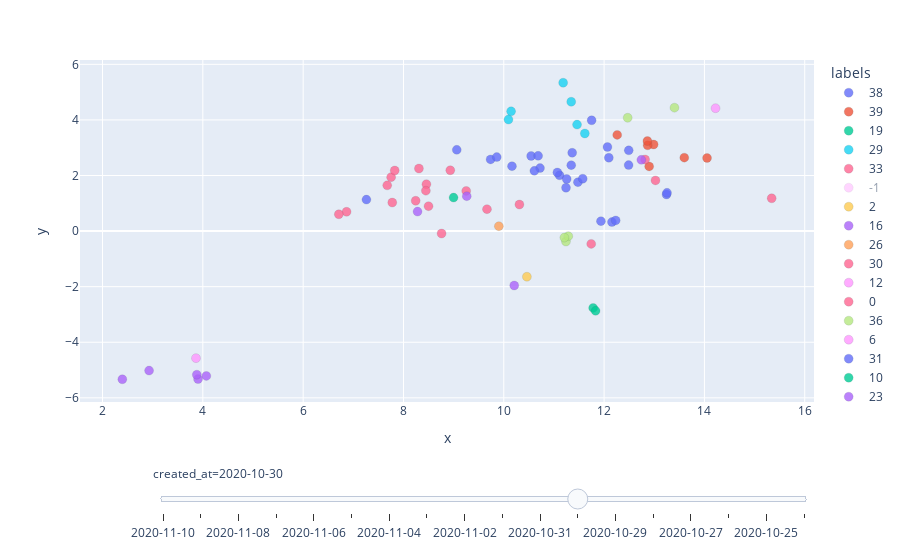

The cell this chart's notebook holds for it:
### Code cell
res.labels=res.labels.apply(str)
top_6_words_per_topic.index = top_6_words_per_topic.reset_index().Topic.apply(str)
_res = pd.merge(res,top_6_words_per_topic.reset_index(),left_on="labels",right_on="Topic")

#import textwrap

#_res["Summary"]=_res["Summary"].apply(
#    lambda t: "<br>".join(textwrap.wrap(t))
#)
scatter_plot(_res,animation_frame="created_at",hover_data=["created_at","top_n_words"])

### Figure 1 — Plotly figure (JSON) as saved in the notebook; plotly's stock layout.template omitted (floating-point values rounded to 4 significant figures)
{"data": [{"customdata": [["2020-10-30", "patienten | cdu | schulen | merz | maßnahmen | covid 19 | virus"], ["2020-10-30", "patienten | cdu | schulen | merz | maßnahmen | covid 19 | virus"], ["2020-10-30", "patienten | cdu | schulen | merz | maßnahmen | covid 19 | virus"], ["2020-10-30", "patienten | cdu | schulen | merz | maßnahmen | covid 19 | virus"], ["2020-10-30", "patienten | cdu | schulen | merz | maßnahmen | covid 19 | virus"], ["2020-10-30", "patienten | cdu | schulen | merz | maßnahmen | covid 19 | virus"], ["2020-10-30", "patienten | cdu | schulen | merz | maßnahmen | covid 19 | virus"], ["2020-10-30", "patienten | cdu | schulen | merz | maßnahmen | covid 19 | virus"], ["2020-10-30", "patienten | cdu | schulen | merz | maßnahmen | covid 19 | virus"], ["2020-10-30", "patienten | cdu | schulen | merz | maßnahmen | covid 19 | virus"], ["2020-10-30", "patienten | cdu | schulen | merz | maßnahmen | covid 19 | virus"], ["2020-10-30", "patienten | cdu | schulen | merz | maßnahmen | covid 19 | virus"], ["2020-10-30", "patienten | cdu | schulen | merz | maßnahmen | covid 19 | virus"], ["2020-10-30", "patienten | cdu | schulen | merz | maßnahmen | covid 19 | virus"], ["2020-10-30", "patienten | cdu | schulen | merz | maßnahmen | covid 19 | virus"], ["2020-10-30", "patienten | cdu | schulen | merz | maßnahmen | covid 19 | virus"], ["2020-10-30", "patienten | cdu | schulen | merz | maßnahmen | covid 19 | virus"], ["2020-10-30", "patienten | cdu | schulen | merz | maßnahmen | covid 19 | virus"], ["2020-10-30", "patienten | cdu | schulen | merz | maßnahmen | covid 19 | virus"], ["2020-10-30", "patienten | cdu | schulen | merz | maßnahmen | covid 19 | virus"], ["2020-10-30", "patienten | cdu | schulen | merz | maßnahmen | covid 19 | virus"], ["2020-10-30", "patienten | cdu | schulen | merz | maßnahmen | covid 19 | virus"], ["2020-10-30", "patienten | cdu | schulen | merz | maßnahmen | covid 19 | virus"], ["2020-10-30", "patienten | cdu | schulen | merz | maßnahmen | covid 19 | virus"], ["2020-10-30", "patienten | cdu | schulen | merz | maßnahmen | covid 19 | virus"], ["2020-10-30", "patienten | cdu | schulen | merz | maßnahmen | covid 19 | virus"]], "hovertemplate": "<b>%{hovertext}</b><br><br>labels=38<br>created_at=%{customdata[0]}<br>x=%{x}<br>y=%{y}<br>top_n_words=%{customdata[1]}<extra></extra>", "hovertext": ["Neue „Superkraft“ von Bärtierchen entdeckt", "Symptome: Corona oder Grippe? So erkennen Sie die Unterschiede", "Inzidenz, R-Wert, Intensivbetten: Auf der Suche nach der Lockdown-Formel", "Slowakei: Alle Bürger testen – das einzigartige Corona-Experiment", "Syrien: „Zurückgeführten Personen drohen vielfältige Sicherheitsrisiken“", "Robert Habeck: „Die Union hat kein Abo aufs Kanzleramt“", "Beamter bei der EU – die Chancen auf diesen Traumjob steigen", "Zweiter Lockdown: Wenig Einigkeit bei Corona-Maßnahmen unter den Bundesländern", "Landtagssondersitzung zu Corona: Laschet ruft zu Verzicht auf", "Coronavirus: Sechsmal mehr Kinder und Jugendliche mit Corona infiziert", "Corona, Markus Söder: Die zweite Welle ist schlimmer als zuvor", "36 Corona-Infizierte: Ausbruch in norddeutscher Seniorenwohnanlage", "Deutsche Konjunktur: Warum das historisches Wachstum ein Alarmsignal ist", "Was Gaulands Schiller-Zitat bedeutet", "CDU-Parteitag: Kramp-Karrenbauer weist Merz' Kritik ab", "Militanter Protest?: Polizei stellt sich nach verschärften Corona-Maßnahmen auf weitere Straftaten ein", "Islam: Wir brauchen eine deutsche Imam-Ausbildung", "Corona-Pandemie: Prognos-Szenario sieht deutsche Wirtschaft erst 2023 auf Vorkrisenniveau", "Corona in Hamburg: Diese Maßnahmen gelten, Höchstwert bei Infektionen", "Talkshow „Maybrit Illner“: „Es gibt nur blöde Wege. Wir müssen den finden, der am wenigsten weh tut“", "Morde von Nizza: Stoppen wir den politischen Islam!", "Corona-Maßnahmen: Politiker sollten sich nicht wie Erziehungsberechtigte aufführen", "Europa-Büro der WHO warnt vor negativen Folgen kompletter Lockdowns ", "Christoph Möllers zu Corona: „Ohne Regelbruch keine Freiheit“", "Feinstaub, Imfpungen, Milchkonsum: Was ist die Ursache von Autismus?", "Corona und Halloween-Partys: Armin Laschet rät eindringlich zum Verzicht"], "legendgroup": "38", "marker": {"color": "#636efa", "line": {"color": "DarkSlateGrey", "width": 0.15}, "opacity": 0.8, "size": 9, "symbol": "circle"}, "mode": "markers", "name": "38", "orientation": "v", "showlegend": true, "type": "scatter", "x": [9.062, 9.737, 10.72, 10.55, 12.49, 13.24, 11.94, 11.48, 11.11, 9.86, 11.07, 10.69, 12.16, 12.49, 13.25, 11.75, 12.09, 12.23, 11.24, 10.61, 12.07, 11.34, 10.16, 11.57, 11.36, 11.25], "xaxis": "x", "y": [2.924, 2.579, 2.267, 2.703, 2.905, 1.317, 0.3573, 1.76, 2.007, 2.663, 2.109, 2.708, 0.3249, 2.374, 1.377, 3.987, 2.639, 0.3831, 1.56, 2.167, 3.025, 2.373, 2.335, 1.885, 2.818, 1.875], "yaxis": "y"}, {"customdata": [["2020-10-30", "demokraten | trumps | republikaner | erdogan | präsidenten | joe | türkei"], ["2020-10-30", "demokraten | trumps | republikaner | erdogan | präsidenten | joe | türkei"], ["2020-10-30", "demokraten | trumps | republikaner | erdogan | präsidenten | joe | türkei"], ["2020-10-30", "demokraten | trumps | republikaner | erdogan | präsidenten | joe | türkei"], ["2020-10-30", "demokraten | trumps | republikaner | erdogan | präsidenten | joe | türkei"], ["2020-10-30", "demokraten | trumps | republikaner | erdogan | präsidenten | joe | türkei"], ["2020-10-30", "demokraten | trumps | republikaner | erdogan | präsidenten | joe | türkei"]], "hovertemplate": "<b>%{hovertext}</b><br><br>labels=39<br>created_at=%{customdata[0]}<br>x=%{x}<br>y=%{y}<br>top_n_words=%{customdata[1]}<extra></extra>", "hovertext": ["Cem Özdemir: „Erdogan gießt Öl ins Feuer und trägt zu Gewalt und Terror bei“", "Hunter Biden: Der „Skandal“, den Trump niemand abkauft", "Politische Korrektheit: „Es geht darum, der Gesellschaft ein identitäres Weltbild aufzuzwingen“", "Frontex-Chef: Keine Zweifel an Griechenland wegen Push-Backs", "Worüber Erdogan nicht lachen kann: So krass ist türkische Satire", "Trotz Exportstopps: Deutsche Rüstungsgüter über Umwege nach Saudi-Arabien geliefert ", "Berlin-Neukölln: Menschen demonstrieren gegen Macron – Allahu-Akbar-Rufe"], "legendgroup": "39", "marker": {"color": "#EF553B", "line": {"color": "DarkSlateGrey", "width": 0.15}, "opacity": 0.8, "size": 9, "symbol": "circle"}, "mode": "markers", "name": "39", "orientation": "v", "showlegend": true, "type": "scatter", "x": [12.99, 14.05, 12.9, 12.87, 12.86, 13.6, 12.26], "xaxis": "x", "y": [3.116, 2.631, 2.326, 3.085, 3.24, 2.643, 3.462], "yaxis": "y"}, {"customdata": [["2020-10-30", "wald | a49 | nationalpark | dannenröder | de vere | alme | vere"]], "hovertemplate": "<b>%{hovertext}</b><br><br>labels=19<br>created_at=%{customdata[0]}<br>x=%{x}<br>y=%{y}<br>top_n_words=%{customdata[1]}<extra></extra>", "hovertext": ["Eidgenossen als Großmacht: Als Schweizer Reisläufer Frankreichs Armeen überrannten"], "legendgroup": "19", "marker": {"color": "#00cc96", "line": {"color": "DarkSlateGrey", "width": 0.15}, "opacity": 0.8, "size": 9, "symbol": "circle"}, "mode": "markers", "name": "19", "orientation": "v", "showlegend": true, "type": "scatter", "x": [8.999], "xaxis": "x", "y": [1.206], "yaxis": "y"}, {"customdata": [["2020-10-30", "spiegel | sayed | polizei | antifa | leyendecker | abou | bushido"], ["2020-10-30", "spiegel | sayed | polizei | antifa | leyendecker | abou | bushido"], ["2020-10-30", "spiegel | sayed | polizei | antifa | leyendecker | abou | bushido"], ["2020-10-30", "spiegel | sayed | polizei | antifa | leyendecker | abou | bushido"]], "hovertemplate": "<b>%{hovertext}</b><br><br>labels=29<br>created_at=%{customdata[0]}<br>x=%{x}<br>y=%{y}<br>top_n_words=%{customdata[1]}<extra></extra>", "hovertext": ["Terror in Frankreich: Der Zorn der islamischen Welt zeigt, dass Macron recht hat", "Hamburg: Äußerung von AfD-Politiker Wolf sind Thema für Verfassungsschutz", "Missbrauch in Kirche: Woelki will Gutachten nicht veröffentlichen", "Festnahmen wegen mutmaßlicher linksextremistischer Drohkampagne"], "legendgroup": "29", "marker": {"color": "#19d3f3", "line": {"color": "DarkSlateGrey", "width": 0.15}, "opacity": 0.8, "size": 9, "symbol": "circle"}, "mode": "markers", "name": "29", "orientation": "v", "showlegend": true, "type": "scatter", "x": [10.15, 11.62, 10.09, 11.18], "xaxis": "x", "y": [4.309, 3.512, 4.012, 5.339], "yaxis": "y"}, {"customdata": [["2020-10-30", "the | to | of | that | is | iconist | and"], ["2020-10-30", "the | to | of | that | is | iconist | and"], ["2020-10-30", "the | to | of | that | is | iconist | and"], ["2020-10-30", "the | to | of | that | is | iconist | and"], ["2020-10-30", "the | to | of | that | is | iconist | and"], ["2020-10-30", "the | to | of | that | is | iconist | and"], ["2020-10-30", "the | to | of | that | is | iconist | and"], ["2020-10-30", "the | to | of | that | is | iconist | and"], ["2020-10-30", "the | to | of | that | is | iconist | and"], ["2020-10-30", "the | to | of | that | is | iconist | and"], ["2020-10-30", "the | to | of | that | is | iconist | and"], ["2020-10-30", "the | to | of | that | is | iconist | and"], ["2020-10-30", "the | to | of | that | is | iconist | and"], ["2020-10-30", "the | to | of | that | is | iconist | and"], ["2020-10-30", "the | to | of | that | is | iconist | and"], ["2020-10-30", "the | to | of | that | is | iconist | and"], ["2020-10-30", "the | to | of | that | is | iconist | and"], ["2020-10-30", "the | to | of | that | is | iconist | and"]], "hovertemplate": "<b>%{hovertext}</b><br><br>labels=33<br>created_at=%{customdata[0]}<br>x=%{x}<br>y=%{y}<br>top_n_words=%{customdata[1]}<extra></extra>", "hovertext": ["Deutsche und Polen: Zeit für einen Bogen Warschau-Berlin", "Streit in der Beziehung: Wenn ständige Unordnung die Liebe belastet", "Alexander Zverev: Ex-Freundin legt mit schweren Gewaltvorwürfen nach", "Helmut Newton zum 100. - Ist sein Frauenbild akzeptabel?", "Vinted: Was kann das neue Kleiderkreisel?", "Italien: Ob Pest oder Corona – die Toskana spendet Trost", "Kaffee und Wissenschaft: Das Geheimnis hinter dem perfekten Espresso", "Horoskop: So wird das Wochenende am 31. Oktober und 1. November 2020", "Podcast: Das sind die entscheidenden Momente im US-Wahlkampf", "Beste Bücher: WELT-Bestenliste für November 2020", "Rosemarie Nitribitt: Der mysteriöse Tod der Wirtschaftswunder-Hure", "Verhaltensforschung: Wie wichtig Freundschaften unter Tieren sind", "So können Sie mit ihrem Partner über geheime Wünsche sprechen", "Nah-Infrarotlicht: Das etwas andere Rotlichtmilieu", "Neuer Corona-Lockdown: Wenn auf St. Pauli die Lichter wieder ausgehen", "Pierre Soulages: Seit mehr als 70 Jahren malt dieser Künstler nur schwarz", "Grandioses Geschichtsfernsehen: „Shadowplay“ im ZDF", "Erziehung: So stärken Sie das Selbstvertrauen Ihres Kindes"], "legendgroup": "33", "marker": {"color": "#FF6692", "line": {"color": "DarkSlateGrey", "width": 0.15}, "opacity": 0.8, "size": 9, "symbol": "circle"}, "mode": "markers", "name": "33", "orientation": "v", "showlegend": true, "type": "scatter", "x": [12.82, 7.754, 6.865, 7.777, 9.665, 8.457, 9.251, 7.676, 13.02, 8.243, 6.711, 7.826, 11.74, 8.308, 8.76, 8.499, 8.447, 8.933], "xaxis": "x", "y": [2.575, 1.94, 0.6952, 1.027, 0.7885, 1.687, 1.445, 1.645, 1.824, 1.091, 0.6043, 2.18, -0.4605, 2.251, -0.08839, 0.8963, 1.454, 2.189], "yaxis": "y"}, {"customdata": [["2020-10-30", "harris | siemens | adventskalender | friday | black friday | black | khosrowshahi"], ["2020-10-30", "harris | siemens | adventskalender | friday | black friday | black | khosrowshahi"], ["2020-10-30", "harris | siemens | adventskalender | friday | black friday | black | khosrowshahi"], ["2020-10-30", "harris | siemens | adventskalender | friday | black friday | black | khosrowshahi"], ["2020-10-30", "harris | siemens | adventskalender | friday | black friday | black | khosrowshahi"], ["2020-10-30", "harris | siemens | adventskalender | friday | black friday | black | khosrowshahi"], ["2020-10-30", "harris | siemens | adventskalender | friday | black friday | black | khosrowshahi"]], "hovertemplate": "<b>%{hovertext}</b><br><br>labels=-1<br>created_at=%{customdata[0]}<br>x=%{x}<br>y=%{y}<br>top_n_words=%{customdata[1]}<extra></extra>", "hovertext": ["KI-Preis: Westphalia Datalab verbindet Start-up und Industrie", "Boris Palmer: Schluss mit dem Lockdown im Denken!", "Plötzlich ohne Amt und Bürden – Ein abgewählter OB erzählt", "Ibrahimovic: Corona-Appell- „Ich gewann, aber du bist kein Zlatan“", "Mastercard, Paypal: Diese Aktien sind die Gewinner der Bargeld-Abschaffung", "Europäischer Gesundheitsmarkt: Polnische Frauen brauchen unsere Solidarität", "Talkshow „Markus Lanz“ zum Lockdown: „Traurige Parallele zur Flüchtlingskrise“"], "legendgroup": "-1", "marker": {"color": "#FF97FF", "line": {"color": "DarkSlateGrey", "width": 0.15}, "opacity": 0.8, "size": 9, "symbol": "circle"}, "mode": "markers", "name": "-1", "orientation": "v", "showlegend": true, "type": "scatter", "visible": "legendonly", "x": [9.413, 10.06, 11.05, 3.795, 10.7, 12.82, 12.58], "xaxis": "x", "y": [-0.5877, 2.561, 1.017, -3.016, -1.244, 2.577, 1.057], "yaxis": "y"}, {"customdata": [["2020-10-30", "iphone | google | apple | smartphone | ohrhörer | tablet | ipad"]], "hovertemplate": "<b>%{hovertext}</b><br><br>labels=2<br>created_at=%{customdata[0]}<br>x=%{x}<br>y=%{y}<br>top_n_words=%{customdata[1]}<extra></extra>", "hovertext": ["„Talk To Me“: Mit dieser Web-App entwaffnen Sie jeden Corona-Leugner"], "legendgroup": "2", "marker": {"color": "#FECB52", "line": {"color": "DarkSlateGrey", "width": 0.15}, "opacity": 0.8, "size": 9, "symbol": "circle"}, "mode": "markers", "name": "2", "orientation": "v", "showlegend": true, "type": "scatter", "x": [10.46], "xaxis": "x", "y": [-1.642], "yaxis": "y"}, {"customdata": [["2020-10-30", "fc | spieler | trainer | bayern | mannschaft | spiel | league"], ["2020-10-30", "fc | spieler | trainer | bayern | mannschaft | spiel | league"], ["2020-10-30", "fc | spieler | trainer | bayern | mannschaft | spiel | league"], ["2020-10-30", "fc | spieler | trainer | bayern | mannschaft | spiel | league"], ["2020-10-30", "fc | spieler | trainer | bayern | mannschaft | spiel | league"], ["2020-10-30", "fc | spieler | trainer | bayern | mannschaft | spiel | league"], ["2020-10-30", "fc | spieler | trainer | bayern | mannschaft | spiel | league"], ["2020-10-30", "fc | spieler | trainer | bayern | mannschaft | spiel | league"]], "hovertemplate": "<b>%{hovertext}</b><br><br>labels=16<br>created_at=%{customdata[0]}<br>x=%{x}<br>y=%{y}<br>top_n_words=%{customdata[1]}<extra></extra>", "hovertext": ["Deutsche Darts-Spieler blicken nach EM-Aus nach vorne", "Weihnachten und Corona: „Problem der Einsamkeit droht zu eskalieren“", "HSV-FC St. Pauli: Bekommen Sie eigentlich zwei Gehaltsabrechnungen, Herr Ulreich?", "RAF-Terrorist Grams: Die neue Wahrheit über den „Todesschuss“", "HSV gegen FC St. Pauli: Thioune will Spieler, „die die Gier haben“", "9-Darter in Runde eins: José de Sousa wie Mourinho bei der Darts-EM", "„Vor allem für die Kinder geht jetzt viel verloren“", "Lenovo Legion 5 im Test: Das kann das günstige Gaming-Notebook"], "legendgroup": "16", "marker": {"color": "#ab63fa", "line": {"color": "DarkSlateGrey", "width": 0.15}, "opacity": 0.8, "size": 9, "symbol": "circle"}, "mode": "markers", "name": "16", "orientation": "v", "showlegend": true, "type": "scatter", "x": [2.928, 9.262, 4.07, 8.28, 3.905, 2.395, 3.88, 10.21], "xaxis": "x", "y": [-5.019, 1.257, -5.212, 0.7019, -5.326, -5.332, -5.168, -1.958], "yaxis": "y"}, {"customdata": [["2020-10-30", "illes | schiff | kurland | lng | kreuzfahrten | tee | cgm"]], "hovertemplate": "<b>%{hovertext}</b><br><br>labels=26<br>created_at=%{customdata[0]}<br>x=%{x}<br>y=%{y}<br>top_n_words=%{customdata[1]}<extra></extra>", "hovertext": ["Legende Rungholt: Wenn eine Stadt untergeht, ist sie selbst schuld"], "legendgroup": "26", "marker": {"color": "#FFA15A", "line": {"color": "DarkSlateGrey", "width": 0.15}, "opacity": 0.8, "size": 9, "symbol": "circle"}, "mode": "markers", "name": "26", "orientation": "v", "showlegend": true, "type": "scatter", "x": [9.901], "xaxis": "x", "y": [0.1762], "yaxis": "y"}, {"customdata": [["2020-10-30", "aldi | hde | ritzdorf | philadelphia | schreibtisch | in philadelphia | discounter"]], "hovertemplate": "<b>%{hovertext}</b><br><br>labels=30<br>created_at=%{customdata[0]}<br>x=%{x}<br>y=%{y}<br>top_n_words=%{customdata[1]}<extra></extra>", "hovertext": ["Aldi Süd: XXL-Markt kopiert Strategie von Rewe und Edeka"], "legendgroup": "30", "marker": {"color": "#FF6692", "line": {"color": "DarkSlateGrey", "width": 0.15}, "opacity": 0.8, "size": 9, "symbol": "circle"}, "mode": "markers", "name": "30", "orientation": "v", "showlegend": true, "type": "scatter", "x": [10.31], "xaxis": "x", "y": [0.9548], "yaxis": "y"}, {"customdata": [["2020-10-30", "schürrle | gisdol | hummels | löw | trainer | dass ich | heldt"]], "hovertemplate": "<b>%{hovertext}</b><br><br>labels=12<br>created_at=%{customdata[0]}<br>x=%{x}<br>y=%{y}<br>top_n_words=%{customdata[1]}<extra></extra>", "hovertext": ["Manchester City: So hart traf die Corona-Infektion Ilkay Gündogan"], "legendgroup": "12", "marker": {"color": "#FF97FF", "line": {"color": "DarkSlateGrey", "width": 0.15}, "opacity": 0.8, "size": 9, "symbol": "circle"}, "mode": "markers", "name": "12", "orientation": "v", "showlegend": true, "type": "scatter", "x": [3.864], "xaxis": "x", "y": [-4.572], "yaxis": "y"}, {"customdata": [["2020-10-30", "labour | corbyn | johnson | brexit | boris johnson | irland | starmer"]], "hovertemplate": "<b>%{hovertext}</b><br><br>labels=0<br>created_at=%{customdata[0]}<br>x=%{x}<br>y=%{y}<br>top_n_words=%{customdata[1]}<extra></extra>", "hovertext": ["Rauswurf: Wie James Corbyn die Arbeiterpartei zu einem Hort des Judenhasses machte"], "legendgroup": "0", "marker": {"color": "#FF6692", "line": {"color": "DarkSlateGrey", "width": 0.15}, "opacity": 0.8, "size": 9, "symbol": "circle"}, "mode": "markers", "name": "0", "orientation": "v", "showlegend": true, "type": "scatter", "x": [15.34], "xaxis": "x", "y": [1.18], "yaxis": "y"}, {"customdata": [["2020-10-30", "schwämmlein | airbus | boeing | flixbus | flughäfen | ryanair | alice"], ["2020-10-30", "schwämmlein | airbus | boeing | flixbus | flughäfen | ryanair | alice"], ["2020-10-30", "schwämmlein | airbus | boeing | flixbus | flughäfen | ryanair | alice"]], "hovertemplate": "<b>%{hovertext}</b><br><br>labels=36<br>created_at=%{customdata[0]}<br>x=%{x}<br>y=%{y}<br>top_n_words=%{customdata[1]}<extra></extra>", "hovertext": ["Get your Guide: Reise-Start-up sammelt 114 Millionen Euro ein", "Lockdown: Flixbus stellt Betrieb im November wegen Corona ein", "Zu wenige Flüge: Düsseldorfer Airport schließt Terminal B"], "legendgroup": "36", "marker": {"color": "#B6E880", "line": {"color": "DarkSlateGrey", "width": 0.15}, "opacity": 0.8, "size": 9, "symbol": "circle"}, "mode": "markers", "name": "36", "orientation": "v", "showlegend": true, "type": "scatter", "x": [11.24, 11.29, 11.21], "xaxis": "x", "y": [-0.3742, -0.1836, -0.2342], "yaxis": "y"}, {"customdata": [["2020-10-30", "blue moon | moon | vollmond | blue | südtirol | wahlbeteiligung | seuche"]], "hovertemplate": "<b>%{hovertext}</b><br><br>labels=6<br>created_at=%{customdata[0]}<br>x=%{x}<br>y=%{y}<br>top_n_words=%{customdata[1]}<extra></extra>", "hovertext": ["Blue Moon 2020: Diesen Vollmond gibt es erst in 3 Jahren wieder"], "legendgroup": "6", "marker": {"color": "#FF97FF", "line": {"color": "DarkSlateGrey", "width": 0.15}, "opacity": 0.8, "size": 9, "symbol": "circle"}, "mode": "markers", "name": "6", "orientation": "v", "showlegend": true, "type": "scatter", "x": [14.22], "xaxis": "x", "y": [4.422], "yaxis": "y"}, {"customdata": [["2020-10-30", "disney | film | netflix | von 10 | connery | streaming | halloween"]], "hovertemplate": "<b>%{hovertext}</b><br><br>labels=31<br>created_at=%{customdata[0]}<br>x=%{x}<br>y=%{y}<br>top_n_words=%{customdata[1]}<extra></extra>", "hovertext": ["Disney+ Test: Warum lohnt sich das Disney-Abo? Programm-Übersicht"], "legendgroup": "31", "marker": {"color": "#636efa", "line": {"color": "DarkSlateGrey", "width": 0.15}, "opacity": 0.8, "size": 9, "symbol": "circle"}, "mode": "markers", "name": "31", "orientation": "v", "showlegend": true, "type": "scatter", "x": [7.262], "xaxis": "x", "y": [1.133], "yaxis": "y"}, {"customdata": [["2020-10-30", "ferrari | formel | fury | leclerc | hamilton | vettel | imola"], ["2020-10-30", "ferrari | formel | fury | leclerc | hamilton | vettel | imola"]], "hovertemplate": "<b>%{hovertext}</b><br><br>labels=10<br>created_at=%{customdata[0]}<br>x=%{x}<br>y=%{y}<br>top_n_words=%{customdata[1]}<extra></extra>", "hovertext": ["Formel 1: Wendung - alles spricht für Mick Schumachers Haas-Wechsel", "Formel 1: So versucht Vettel das Experiment in Imola zu bewältigen"], "legendgroup": "10", "marker": {"color": "#00cc96", "line": {"color": "DarkSlateGrey", "width": 0.15}, "opacity": 0.8, "size": 9, "symbol": "circle"}, "mode": "markers", "name": "10", "orientation": "v", "showlegend": true, "type": "scatter", "x": [11.78, 11.83], "xaxis": "x", "y": [-2.764, -2.87], "yaxis": "y"}, {"customdata": [["2020-10-30", "atwood | bedford | bedford strohm | strohm | schiff | seenotrettung | abonnenten"]], "hovertemplate": "<b>%{hovertext}</b><br><br>labels=23<br>created_at=%{customdata[0]}<br>x=%{x}<br>y=%{y}<br>top_n_words=%{customdata[1]}<extra></extra>", "hovertext": ["Margaret Atwood: „Quarantäne ist etwas Schreckliches“"], "legendgroup": "23", "marker": {"color": "#ab63fa", "line": {"color": "DarkSlateGrey", "width": 0.15}, "opacity": 0.8, "size": 9, "symbol": "circle"}, "mode": "markers", "name": "23", "orientation": "v", "showlegend": true, "type": "scatter", "x": [12.74], "xaxis": "x", "y": [2.563], "yaxis": "y"}, {"customdata": [["2020-10-30", "chatgruppen | durchsucht | durchsuchung | telegram | moschee | gegeben haben | beschuldigte"], ["2020-10-30", "chatgruppen | durchsucht | durchsuchung | telegram | moschee | gegeben haben | beschuldigte"]], "hovertemplate": "<b>%{hovertext}</b><br><br>labels=35<br>created_at=%{customdata[0]}<br>x=%{x}<br>y=%{y}<br>top_n_words=%{customdata[1]}<extra></extra>", "hovertext": ["Telegram: Kriminelle Chatgruppen mit Tausenden Mitgliedern gesprengt", "Bundespolizist soll Corona-Skeptikern Tipps für Demos gegeben haben"], "legendgroup": "35", "marker": {"color": "#19d3f3", "line": {"color": "DarkSlateGrey", "width": 0.15}, "opacity": 0.8, "size": 9, "symbol": "circle"}, "mode": "markers", "name": "35", "orientation": "v", "showlegend": true, "type": "scatter", "x": [11.34, 11.46], "xaxis": "x", "y": [4.654, 3.832], "yaxis": "y"}, {"customdata": [["2020-10-30", "argentinien | kolumbien | fernandez | zeta | salinas | lauer perez | lauer"], ["2020-10-30", "argentinien | kolumbien | fernandez | zeta | salinas | lauer perez | lauer"]], "hovertemplate": "<b>%{hovertext}</b><br><br>labels=7<br>created_at=%{customdata[0]}<br>x=%{x}<br>y=%{y}<br>top_n_words=%{customdata[1]}<extra></extra>", "hovertext": ["Kolumbien: Coronavirus lässt Morde an Aktivisten steigen", "USA: Hurrikan „Zeta“ hinterlässt Schäden und Tote"], "legendgroup": "7", "marker": {"color": "#B6E880", "line": {"color": "DarkSlateGrey", "width": 0.15}, "opacity": 0.8, "size": 9, "symbol": "circle"}, "mode": "markers", "name": "7", "orientation": "v", "showlegend": true, "type": "scatter", "x": [12.47, 13.4], "xaxis": "x", "y": [4.078, 4.44], "yaxis": "y"}], "layout": {"autosize": true, "legend": {"title": {"text": "labels"}, "tracegroupgap": 0}, "margin": {"t": 60}, "sliders": [{"active": 11, "currentvalue": {"prefix": "created_at="}, "len": 0.9, "pad": {"b": 10, "t": 60}, "steps": [{"args": [["2020-11-10"], {"frame": {"duration": 0, "redraw": false}, "fromcurrent": true, "mode": "immediate", "transition": {"duration": 0, "easing": "linear"}}], "label": "2020-11-10", "method": "animate"}, {"args": [["2020-11-09"], {"frame": {"duration": 0, "redraw": false}, "fromcurrent": true, "mode": "immediate", "transition": {"duration": 0, "easing": "linear"}}], "label": "2020-11-09", "method": "animate"}, {"args": [["2020-11-08"], {"frame": {"duration": 0, "redraw": false}, "fromcurrent": true, "mode": "immediate", "transition": {"duration": 0, "easing": "linear"}}], "label": "2020-11-08", "method": "animate"}, {"args": [["2020-11-07"], {"frame": {"duration": 0, "redraw": false}, "fromcurrent": true, "mode": "immediate", "transition": {"duration": 0, "easing": "linear"}}], "label": "2020-11-07", "method": "animate"}, {"args": [["2020-11-06"], {"frame": {"duration": 0, "redraw": false}, "fromcurrent": true, "mode": "immediate", "transition": {"duration": 0, "easing": "linear"}}], "label": "2020-11-06", "method": "animate"}, {"args": [["2020-11-05"], {"frame": {"duration": 0, "redraw": false}, "fromcurrent": true, "mode": "immediate", "transition": {"duration": 0, "easing": "linear"}}], "label": "2020-11-05", "method": "animate"}, {"args": [["2020-11-04"], {"frame": {"duration": 0, "redraw": false}, "fromcurrent": true, "mode": "immediate", "transition": {"duration": 0, "easing": "linear"}}], "label": "2020-11-04", "method": "animate"}, {"args": [["2020-11-03"], {"frame": {"duration": 0, "redraw": false}, "fromcurrent": true, "mode": "immediate", "transition": {"duration": 0, "easing": "linear"}}], "label": "2020-11-03", "method": "animate"}, {"args": [["2020-11-02"], {"frame": {"duration": 0, "redraw": false}, "fromcurrent": true, "mode": "immediate", "transition": {"duration": 0, "easing": "linear"}}], "label": "2020-11-02", "method": "animate"}, {"args": [["2020-11-01"], {"frame": {"duration": 0, "redraw": false}, "fromcurrent": true, "mode": "immediate", "transition": {"duration": 0, "easing": "linear"}}], "label": "2020-11-01", "method": "animate"}, {"args": [["2020-10-31"], {"frame": {"duration": 0, "redraw": false}, "fromcurrent": true, "mode": "immediate", "transition": {"duration": 0, "easing": "linear"}}], "label": "2020-10-31", "method": "animate"}, {"args": [["2020-10-30"], {"frame": {"duration": 0, "redraw": false}, "fromcurrent": true, "mode": "immediate", "transition": {"duration": 0, "easing": "linear"}}], "label": "2020-10-30", "method": "animate"}, {"args": [["2020-10-29"], {"frame": {"duration": 0, "redraw": false}, "fromcurrent": true, "mode": "immediate", "transition": {"duration": 0, "easing": "linear"}}], "label": "2020-10-29", "method": "animate"}, {"args": [["2020-10-28"], {"frame": {"duration": 0, "redraw": false}, "fromcurrent": true, "mode": "immediate", "transition": {"duration": 0, "easing": "linear"}}], "label": "2020-10-28", "method": "animate"}, {"args": [["2020-10-27"], {"frame": {"duration": 0, "redraw": false}, "fromcurrent": true, "mode": "immediate", "transition": {"duration": 0, "easing": "linear"}}], "label": "2020-10-27", "method": "animate"}, {"args": [["2020-10-26"], {"frame": {"duration": 0, "redraw": false}, "fromcurrent": true, "mode": "immediate", "transition": {"duration": 0, "easing": "linear"}}], "label": "2020-10-26", "method": "animate"}, {"args": [["2020-10-25"], {"frame": {"duration": 0, "redraw": false}, "fromcurrent": true, "mode": "immediate", "transition": {"duration": 0, "easing": "linear"}}], "label": "2020-10-25", "method": "animate"}, {"args": [["2020-10-24"], {"frame": {"duration": 0, "redraw": false}, "fromcurrent": true, "mode": "immediate", "transition": {"duration": 0, "easing": "linear"}}], "label": "2020-10-24", "method": "animate"}], "x": 0.1, "xanchor": "left", "y": 0, "yanchor": "top"}], "xaxis": {"anchor": "y", "autorange": true, "domain": [0, 1], "range": [1.594, 16.14], "title": {"text": "x"}, "type": "linear"}, "yaxis": {"anchor": "x", "autorange": true, "domain": [0, 1], "range": [-6.021, 6.028], "title": {"text": "y"}, "type": "linear"}}}
